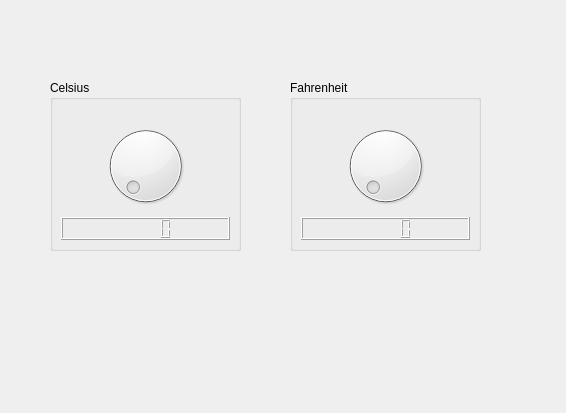
<?xml version="1.0" encoding="UTF-8"?>
<ui version="4.0">
 <class>Widget</class>
 <widget class="QWidget" name="Widget">
  <property name="geometry">
   <rect>
    <x>0</x>
    <y>0</y>
    <width>566</width>
    <height>413</height>
   </rect>
  </property>
  <property name="windowTitle">
   <string>Widget</string>
  </property>
  <widget class="QGroupBox" name="groupBox">
   <property name="geometry">
    <rect>
     <x>50</x>
     <y>80</y>
     <width>191</width>
     <height>171</height>
    </rect>
   </property>
   <property name="title">
    <string>Celsius</string>
   </property>
   <widget class="QWidget" name="verticalLayoutWidget">
    <property name="geometry">
     <rect>
      <x>0</x>
      <y>30</y>
      <width>191</width>
      <height>141</height>
     </rect>
    </property>
    <layout class="QVBoxLayout" name="verticalLayout">
     <item>
      <widget class="QDial" name="centDial">
       <property name="maximumSize">
        <size>
         <width>189</width>
         <height>100</height>
        </size>
       </property>
       <property name="maximum">
        <number>100</number>
       </property>
      </widget>
     </item>
     <item>
      <widget class="QLCDNumber" name="lcdNumber"/>
     </item>
    </layout>
   </widget>
  </widget>
  <widget class="QGroupBox" name="groupBox_3">
   <property name="geometry">
    <rect>
     <x>290</x>
     <y>80</y>
     <width>191</width>
     <height>171</height>
    </rect>
   </property>
   <property name="title">
    <string>Fahrenheit</string>
   </property>
   <widget class="QWidget" name="verticalLayoutWidget_2">
    <property name="geometry">
     <rect>
      <x>0</x>
      <y>30</y>
      <width>191</width>
      <height>141</height>
     </rect>
    </property>
    <layout class="QVBoxLayout" name="verticalLayout_2">
     <item>
      <widget class="QDial" name="fahDial">
       <property name="maximum">
        <number>212</number>
       </property>
      </widget>
     </item>
     <item>
      <widget class="QLCDNumber" name="lcdNumber_2"/>
     </item>
    </layout>
   </widget>
  </widget>
 </widget>
 <layoutdefault spacing="6" margin="11"/>
 <resources/>
 <connections>
  <connection>
   <sender>centDial</sender>
   <signal>valueChanged(int)</signal>
   <receiver>lcdNumber</receiver>
   <slot>display(int)</slot>
   <hints>
    <hint type="sourcelabel">
     <x>137</x>
     <y>179</y>
    </hint>
    <hint type="destinationlabel">
     <x>136</x>
     <y>234</y>
    </hint>
   </hints>
  </connection>
  <connection>
   <sender>fahDial</sender>
   <signal>valueChanged(int)</signal>
   <receiver>lcdNumber_2</receiver>
   <slot>display(int)</slot>
   <hints>
    <hint type="sourcelabel">
     <x>392</x>
     <y>201</y>
    </hint>
    <hint type="destinationlabel">
     <x>390</x>
     <y>231</y>
    </hint>
   </hints>
  </connection>
 </connections>
</ui>
